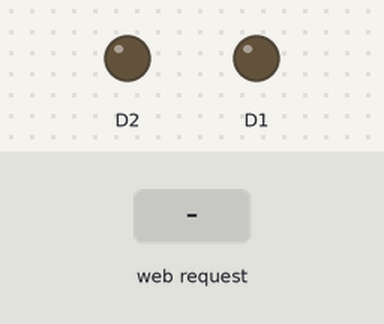
A program run on a simulated ESP8266 (NodeMCU). Shown: output pins drawn as LEDs (lit = HIGH). The test bench sets the inputs (shaded band). WiFi joins after 1.5 s; servers stay silent unless stated; not simulated (calls return 0 or success): credentials.h; what the program prints to the serial monitor is not drawn.

Above: at 2.7 s.
2.8 s: HTTP request GET /inline1 received
At 2.95 s:
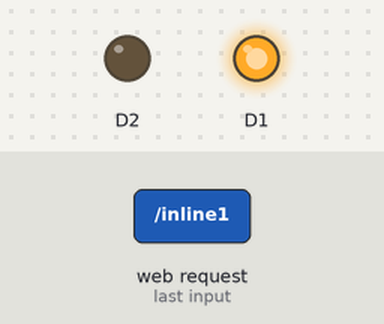
4.6 s: HTTP request GET /inline2 received
At 4.75 s:
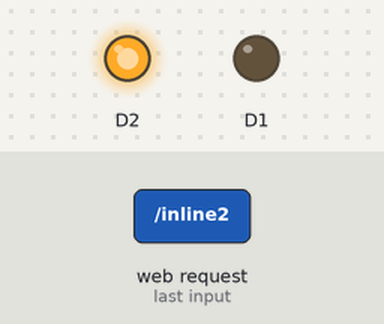
Timing chart, 0 to 7.6 s (numbered marks = the images above; inputs shaded):
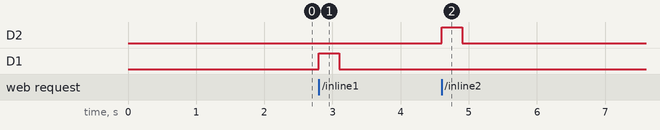

The program:

main.cpp
```cpp
#include <ESP8266WiFi.h>
#include <WiFiClient.h>
#include <ESP8266WebServer.h>
#include <ESP8266mDNS.h>
#include <ESP8266HTTPUpdateServer.h>
#include <Ticker.h>
#include "credentials.h"

const char* hostName = "GaragemX";
const char* update_path = "/firmware";
const char* update_username = "update";
const char* update_password = UPDATE_PASSWORD;
const char* ssid = SSID;
const char* password = PASSWORD;

IPAddress ip(10,1,1,52);

Ticker tickerSetOff;

ESP8266WebServer httpServer(80);
ESP8266HTTPUpdateServer httpUpdater;


void handleRoot() {
  httpServer.send(200, "text/plain", "hello from esp8266!");
}

void relayOff(uint8_t pin){
  digitalWrite(pin,0);
  Serial.print(pin);
  Serial.println(" Off");
}

void handleNotFound(){

  String message = "File Not Found\n\n";
  message += "URI: ";
  message += httpServer.uri();
  message += "\nMethod: ";
  message += (httpServer.method() == HTTP_GET)?"GET":"POST";
  message += "\nArguments: ";
  message += httpServer.args();
  message += "\n";
  for (uint8_t i=0; i<httpServer.args(); i++){
    message += " " + httpServer.argName(i) + ": " + httpServer.arg(i) + "\n";
  }
  httpServer.send(404, "text/plain", message);
}


void setup(void){
  pinMode(D1, OUTPUT);
  pinMode(D2, OUTPUT);
  Serial.begin(115200);
  IPAddress gateway(10, 1,1, 1);
  IPAddress subnet(255, 255, 255, 0);
  WiFi.config(ip, gateway, subnet);
  WiFi.hostname(hostName);
	WiFi.begin ( ssid, password );
	Serial.println ( "" );
  MDNS.begin(hostName);

	// Wait for connection
	while ( WiFi.status() != WL_CONNECTED ) {
		delay ( 500 );
		Serial.print ( "." );
	}

  Serial.println("");
  Serial.println("WiFi connected");
  Serial.println("IP address: ");
  Serial.println(WiFi.localIP());

  httpUpdater.setup(&httpServer, update_path, update_username, update_password);
    httpServer.on("/", handleRoot);

  httpServer.on("/inline1", [](){
    digitalWrite(D1, 1);
    Serial.print("D1 On");
    tickerSetOff.once_ms(300, relayOff, D1);
    httpServer.send(200, "text/plain", "D1 On");
  });

  httpServer.on("/inline2", [](){
    digitalWrite(D2, 1);
    Serial.println("D2 On");
    tickerSetOff.once_ms(300, relayOff, D2);
    httpServer.send(200, "text/plain", "D2 On");
  });


  httpServer.onNotFound(handleNotFound);

  httpServer.begin();
  Serial.printf("HTTPUpdateServer ready! Open http://%s.local%s in your browser and login with username '%s' and password '%s'\n", hostName, update_path, update_username, update_password);
}

void loop(void){
  httpServer.handleClient();
}
```

Measured:
- after the input at 2.8 s, D1: LOW → HIGH at once, → LOW 0.30 s later
- after the input at 4.6 s, D2: LOW → HIGH at once, → LOW 0.30 s later
